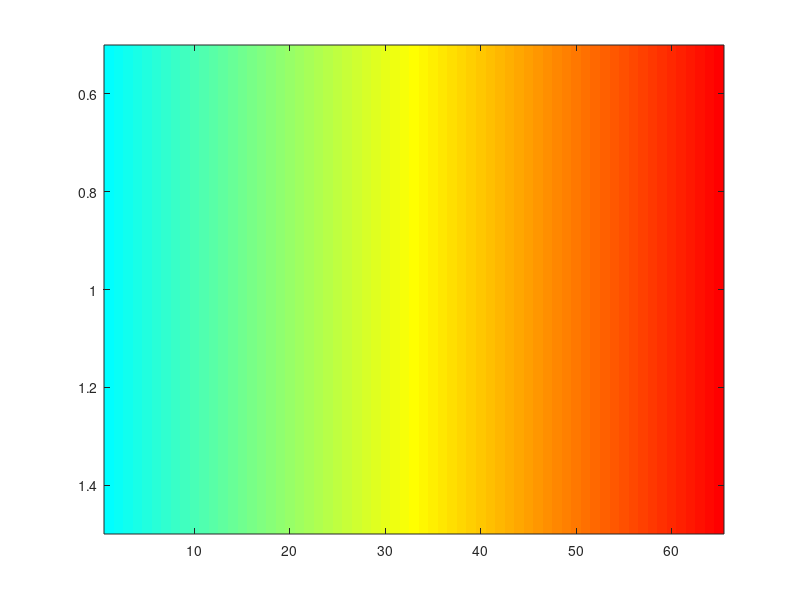

This chart was generated by the following MATLAB code:
function another_colormap
%ANOTHER_COLORMAP try another color map
%
% Example:
%   another_colormap
% See also: testall

%   Copyright 2006-2007, Timothy A. Davis.
%   http://www.cise.ufl.edu/research/sparse


j = jet (128) ;
j = j (48:112, :) ;

% jj = linspace (0,1,64)' ./ sum (jet,2) ;
% j (:,1) = j (:,1) .* jj ;
% j (:,2) = j (:,2) .* jj ;
% j (:,3) = j (:,3) .* jj ;


% white = [1 1 1] ;
% gray = [.5 .5 .5] ;                                                       %#ok

% j = [white ; purple ; j ] ;
disp ('j = ') ;
disp (j)


image (1:size(j,1)) ;
colormap (j) ;
